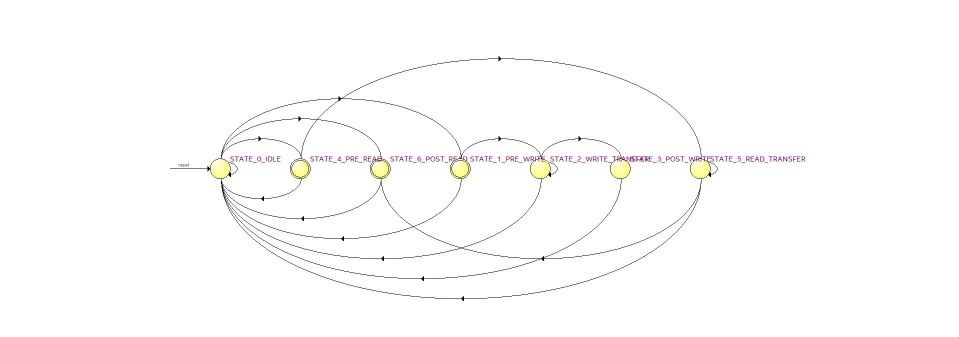
#> input picture FSM.jpg, 1918 x 674 px (shown at 1/2 size)
$ python image_hex.py encode ../../../FSM.jpg out.png
#> lines starting #> are read from the running program, lines starting #| are printed output that depends on the picture
"""Portable RGB24 image/HEX conversion; rejects malformed or incomplete frames."""
import argparse
from pathlib import Path


def image_to_hex(source, destination, width, height):
#> called with width = 640, height = 480
    from PIL import Image
    with Image.open(source) as image:
#> image is the input picture: PIL image 1918x674 RGB; mean R, G, B 252.8, 252.6, 252.2
        image = image.convert("RGB").resize((width, height))
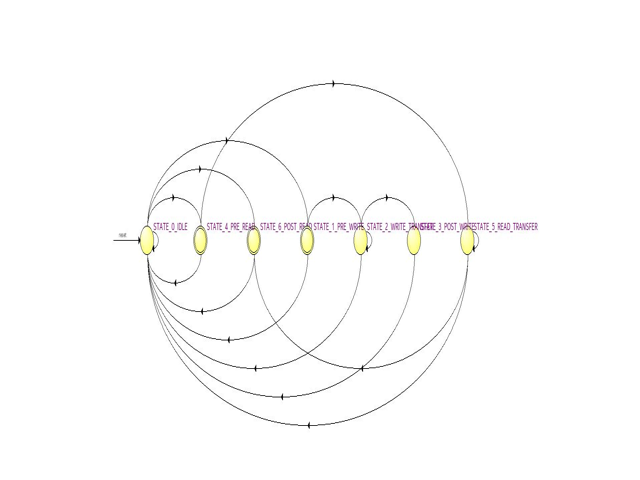
#> image: PIL image 640x480 RGB; mean R, G, B 252.7, 252.5, 252.2
        destination.parent.mkdir(parents=True, exist_ok=True)
        with destination.open("w", encoding="ascii", newline="\n") as output:
            channels = iter(image.tobytes())
            for r, g, b in zip(channels, channels, channels):
                output.write(f"{r:02x}{g:02x}{b:02x}\n")


def hex_to_image(source, destination, width, height):
    from PIL import Image
    pixels = bytearray()
    with source.open(encoding="ascii") as input_file:
        for number, line in enumerate(input_file, 1):
            value = line.strip()
            if not value:
                continue
            if len(value) != 6 or any(c not in "0123456789abcdefABCDEF" for c in value):
                raise ValueError(f"Invalid RGB24 pixel at line {number}: {value!r}")
            pixels.extend(bytes.fromhex(value))
    expected = width * height * 3
    if len(pixels) != expected:
        raise ValueError(f"Expected {width * height} pixels, received {len(pixels) // 3}")
    destination.parent.mkdir(parents=True, exist_ok=True)
    Image.frombytes("RGB", (width, height), bytes(pixels)).save(destination)


def main():
    parser = argparse.ArgumentParser(description=__doc__)
    parser.add_argument("mode", choices=("encode", "decode"))
    parser.add_argument("source", type=Path)
    parser.add_argument("destination", type=Path)
    parser.add_argument("--width", type=int, default=640)
    parser.add_argument("--height", type=int, default=480)
    args = parser.parse_args()
    if args.width < 1 or args.height < 1:
        parser.error("Dimensions must be positive")
    try:
        (image_to_hex if args.mode == "encode" else hex_to_image)(
            args.source, args.destination, args.width, args.height
        )
    except (ValueError, OSError, ImportError) as error:
        parser.exit(1, f"Error: {error}\n")


if __name__ == "__main__":
    main()
